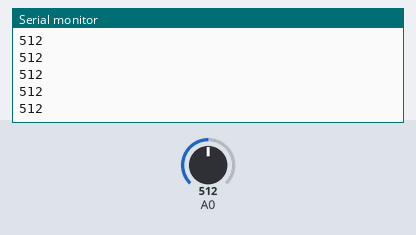
A sketch run on a simulated Arduino Uno, built with avr-gcc and run on an emulated ATmega328P. Shown: the last lines printed to the serial monitor. The inputs (shaded band) are chosen by the test bench; at power-on: A0 = 512.

Above: at 1.2 s.
1.3 s: A0 set to 716
At 1.56 s:
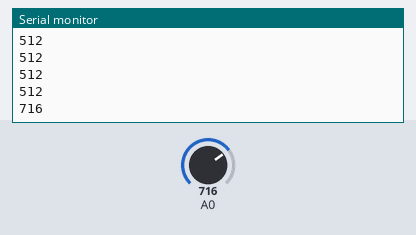
2.8 s: A0 set to 900
At 2.96 s:
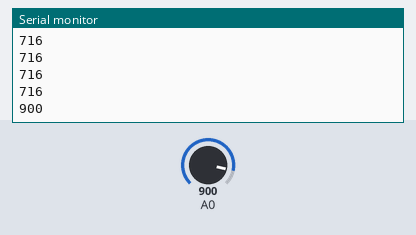
Timing chart, 0 to 5.8 s (numbered marks = the images above; inputs shaded):
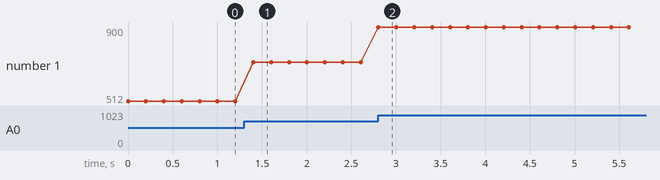

The sketch:

basic-analog-out.ino
```cpp
// basic-analog-out
// this reads a value from pin A0 and outputs it to the serial port, repeatedly
// author: Rolf Widenfelt 2023

// note: the baud rate set with Serial.begin should match the value in the receiving code

// recommended circuit:
// you can wire up any kind of sensor to the Arduino pin A0 that you like.
// a simple thing to do is to connect a potentiometer where the "slider" pin
// is attached to A0, while the outer pins of the "pot" are attached to +5V and GND.

void setup() {
  Serial.begin(115200);
}

void loop() {
  int analogValue = analogRead(A0);
  Serial.println(analogValue);

  delay(200);
}
```

Measured:
- after the input at 1.3 s, the serial monitor: prints a new line after 0.10 s (image 1)
- after the input at 2.8 s, the serial monitor: prints a new line at once (image 2)
- plotted number 1: 512 → 716 after the input at 1.3 s, 716 → 900 after the input at 2.8 s
